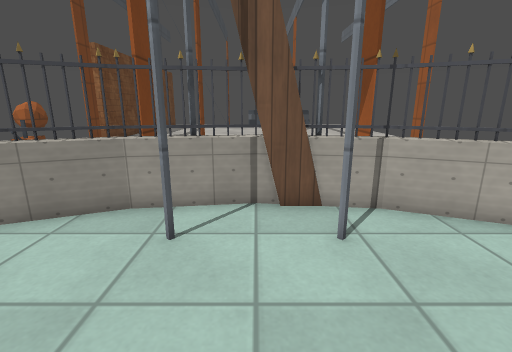
View 1 (above)

12 first-person views from a walk through a level from a Godot 3-D game. The camera is 1.2 m above the floor, tilts 14° down and sees 85° across. The floor is counted in squares, 0.5 m on a side. Each view is taken from the middle of a square. On the plan, view 1 faces up. The plan holds only what a view shows up to about 18 squares ahead; the rest is blank. The place goes on beyond the plan. Some surface patterns are stand-ins.

View 2
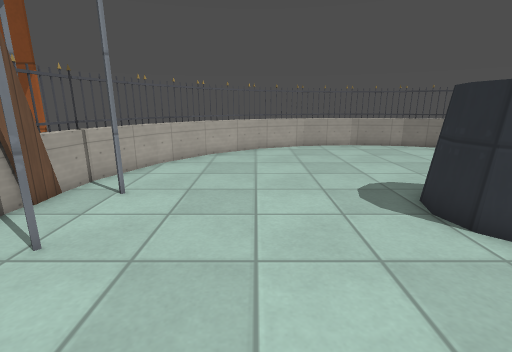

View 3
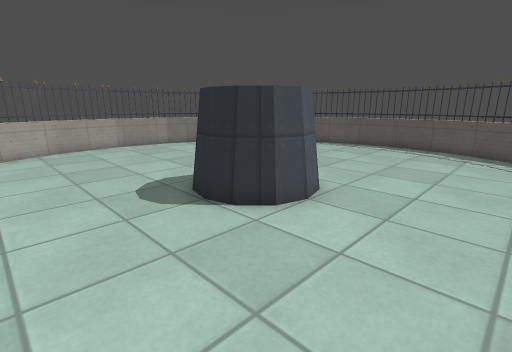

View 4
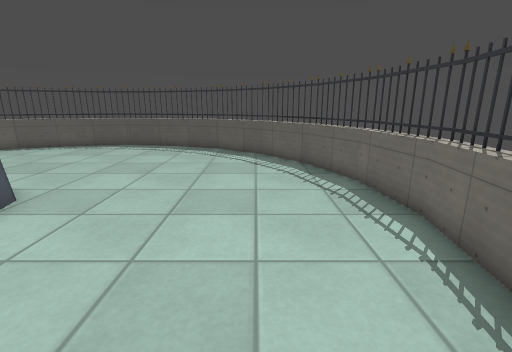

View 5
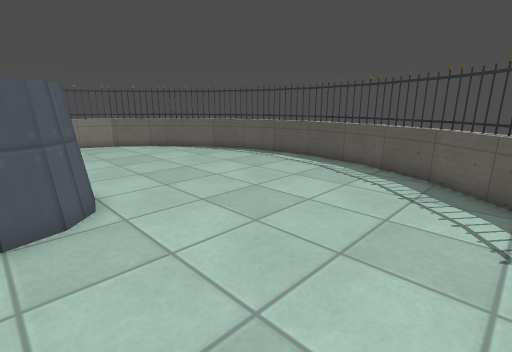

View 6
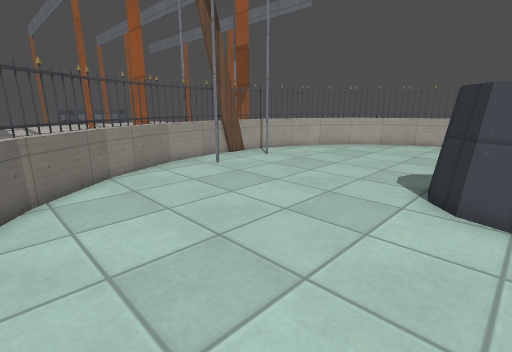

View 7
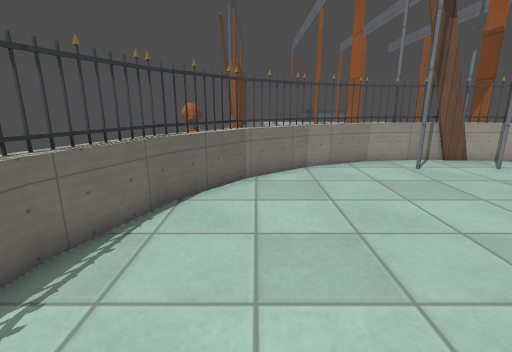

View 8
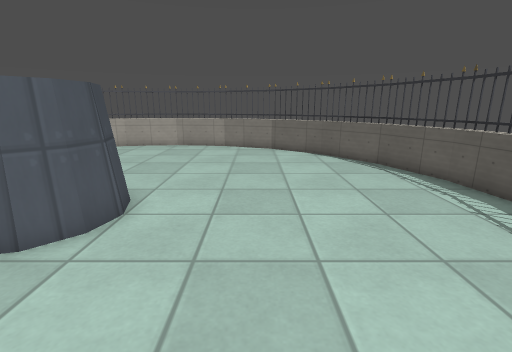

View 9
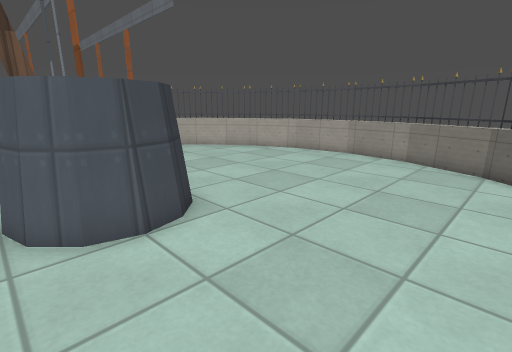

View 10
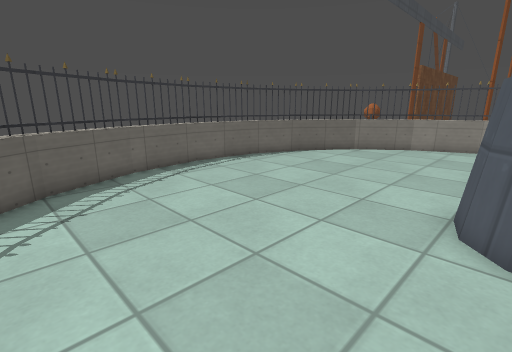

View 11
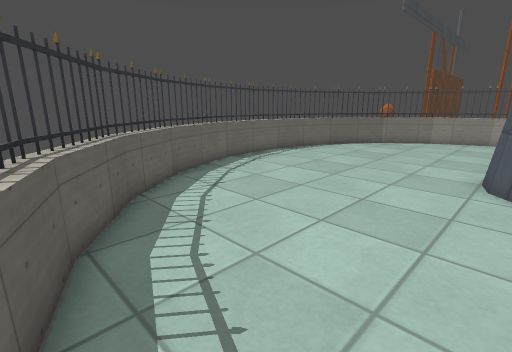

View 12
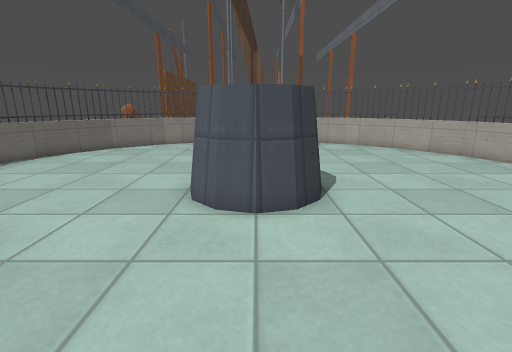

### Floor plan
Points are (right, up) in squares from view 1. A wall is a line through its corners. A room is listed if a view was taken in it or the views show most of it. See-through windows are left out.
Room 1 (views 1, 2, 3, 4, 5, 6, 7, 8, 9, 10, 11, 12)
walls: (-1.4, -5.9) (-1.6, -4.9); (-0.8, -6.6) (-1.6, -5.8) (-1.8, -5) (-1.6, -4.1) (-0.8, -3.4); (-1.5, -4.7) (-1.4, -4.2) (-0.8, -3.6); (-1, -3.6) (-0.1, -3.3) (0.9, -3.6); (1.7, -4.9) (1.4, -5.8) (0.8, -6.5) (0.1, -6.7) (-1, -6.4); (-6.2, -15.5) (-3.2, -16.7); (-10.6, -11) (-8.6, -13.6) (-6, -15.6); (-11.7, -8.1) (-10.5, -11.1); (-3.2, -16.8) (0, -17.2) (3.2, -16.7); (-11.7, -1.8) (-12.2, -5) (-11.7, -8.2); (3.1, -16.8) (6.1, -15.5); (6, -15.6) (8.6, -13.6); (-10.5, 1.2) (-11.8, -1.9); (8.6, -13.7) (10.5, -11.1); (10.5, -11.2) (11.7, -8.2) (12.2, -5) (11.7, -1.8); (-6, 5.6) (-8.6, 3.6) (-10.6, 1); (-3.1, 6.8) (-6.1, 5.5); (11.8, -1.9) (10.5, 1.1) (8.6, 3.7); (6.2, 5.5) (3.2, 6.7); (8.6, 3.6) (6.1, 5.5)
low walls: (-1, -3.4) (-0.1, -3.1) (1, -3.4); (1.8, -5) (1.5, -6) (1, -6.6) (-0.1, -6.9) (-1, -6.6); (-8.4, -13.3) (-5.8, -15.3); (-5.9, -15.2) (-3, -16.4); (-10.3, -10.8) (-8.3, -13.4); (-11.4, -8) (-10.2, -11); (-3.1, -16.4) (0.1, -16.8); (-0.1, -16.8) (3.2, -16.4); (-11.8, -4.9) (-11.4, -8.1); (3, -16.4) (6, -15.2); (-11.4, -1.8) (-11.8, -5.1); (-10.2, 0.9) (-11.4, -2); (5.9, -15.3) (8.3, -13.3); (8.3, -13.4) (10.3, -10.9); (-8.3, 3.4) (-10.3, 0.8); (10.2, -10.9) (11.4, -8); (-5.8, 5.3) (-8.4, 3.3); (-3, 6.4) (-6, 5.2); (11.4, -8.1) (11.8, -4.9); (11.8, -5.1) (11.4, -1.9); (11.4, -2) (10.2, 1); (6, 5.2) (3, 6.4); (10.3, 0.9) (8.3, 3.3); (8.4, 3.3) (5.8, 5.3)
ways out: opening at (0, 5) to room 2
Room 2 (no view inside)
walls: (0.4, 7.1) (0, 7.2); (0.1, 7.2) (-3.2, 6.7); (1.6, 6.5) (-0.2, 6.5); (3.2, 6.7) (0.8, 7.1)
low walls: (0.1, 6.8) (-3.1, 6.4); (0.7, 6.7) (-0.1, 6.8); (3.1, 6.4) (1.1, 6.6)
ways out: opening at (0, 5) to room 1

Where each view was taken, in squares from view 1:
view 1: 0 up, 0 right, facing up
view 2: 1 up, 6 left, facing right
view 3: 1 up, 6 left, facing down-right
view 4: 1 up, 8 left, facing down
view 5: 5 down, 8 left, facing down-right
view 6: 5 down, 9 left, facing up-right
view 7: 6 down, 8 left, facing up
view 8: 10 down, 6 left, facing right
view 9: 12 down, 2 left, facing up-right
view 10: 12 down, 1 left, facing up-left
view 11: 16 down, 1 left, facing up-left
view 12: 13 down, 0 right, facing up
